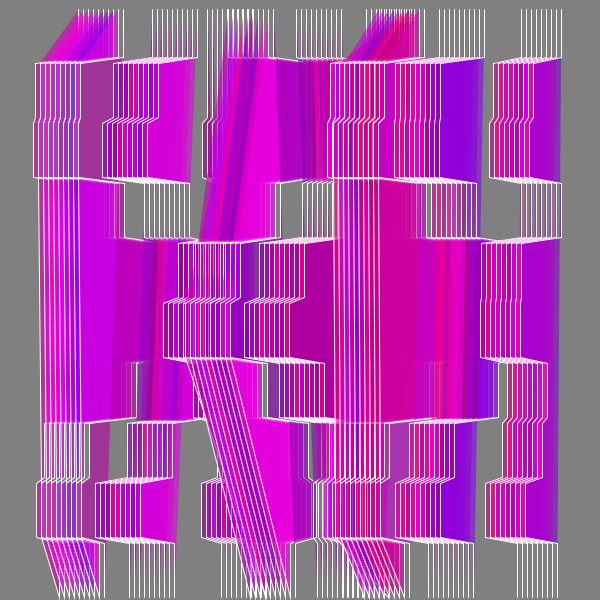
Frame 1 (no input)
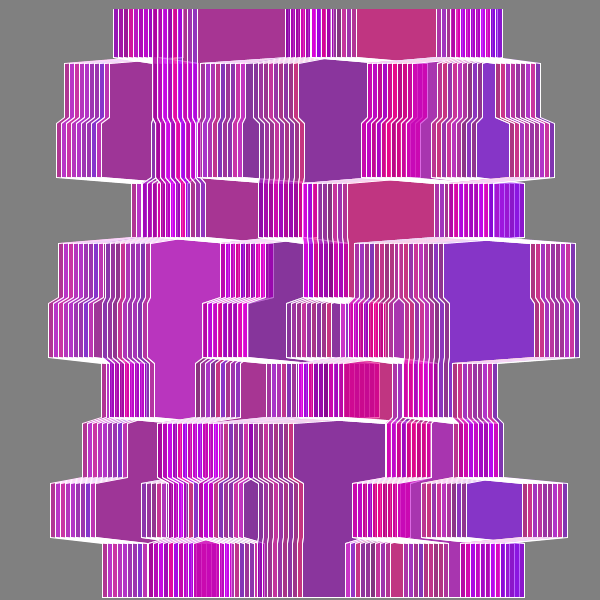
Frame 60 (the mouse pressed at the canvas centre just before this capture)
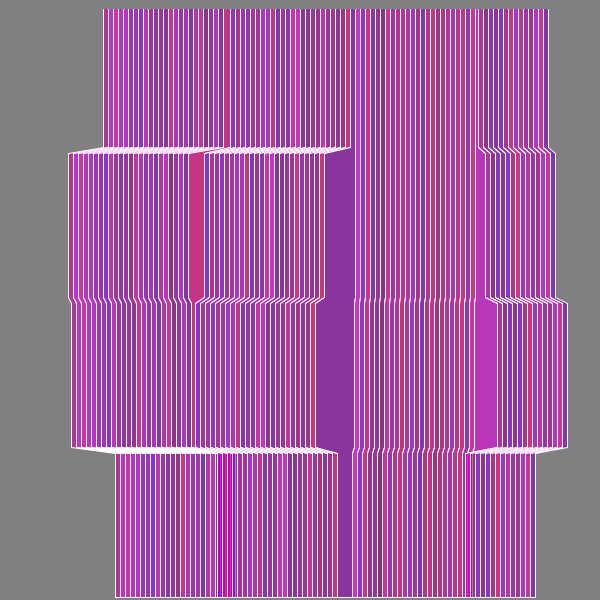
Frame 120 (the mouse held since frame 60 and released just before this capture)

The Processing sketch that drew these frames (run headless with seeded random() and noise(); from frame 60 on, the mouse is pressed at the canvas centre):

// Processing sketch: processing_155099
// ── processing_155099.pde

int nben=100;
int nberangs=90;
float cellheight;
float offx;
Cell [] []cells=new Cell[nben][nberangs];
void setup() {
  size(600, 600);
  frameRate(200);
  background(0);
  rectMode(CENTER);
  noFill();
  stroke(255);
  //noStroke();
  //strokeWeight(.3);
  cellheight=height/nben;
  offx=(width-150)/nberangs;
  for (int r=0; r<nberangs; r++) {
    for (int i=0; i<nben; i++) {
      cells[i][r]=(new Cell(i, r));
    }
  }
}
void draw() {
  background(128);
  for (int r=0; r<nberangs-1; r++) {
    beginShape();
    fill(cells[0][r].col);
    for (int i=0; i<nben; i++) {
      cells[i][r].display();
      if(i>0 && abs(cells[i][r].x-cells[i-1][r].x)<100){
        vertex(cells[i][r].x, cells[i][r].y);
      }
//      else{
//        endShape();
//        beginShape();
//        vertex(cells[i][r].x, cells[i][r].y);
//      }
    }
    for (int i=nben-1; i>=0; i--) {
      cells[i][r+1].display();
      if(i>0 && abs(cells[i][r+1].x-cells[i-1][r+1].x)<100){
        vertex(cells[i][r+1].x, cells[i][r+1].y);
      }
//      else{
//        endShape();
//        beginShape();
//        vertex(cells[i][r+1].x, cells[i][r+1].y);
//      }
    }
    endShape();
  }
}
class Cell {
  int n, p;
  float x, y;
  color col=color(128+random(128),0,128+random(128),150);
  Cell(int n, int p) {
    this.n=n;
    this.p=p;
    x=p*offx-60;
    y=cellheight/2+n*cellheight;
  }
  void display() {
    x=p*offx-60+noise(n/100,millis()/5000,sin(n/(10+mouseX/20))+cos(p/(10+mouseY/20)))*300;//*sin((n+frameCount)/100)//
    x=(x+width)%width;
  }
}
